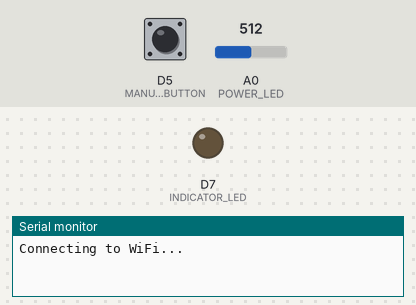
A sketch run on a simulated ESP8266 (NodeMCU). Shown: output pins drawn as LEDs (lit = HIGH), the last lines printed to the serial monitor. The inputs (shaded band) are chosen by the test bench; at power-on: A0 (POWER_LED) = 512, D5 (MANUAL_BUTTON) HIGH. WiFi joins after 1.5 s; servers stay silent unless stated; no MQTT or app messages arrive unless stated.

Above: at 1.2 s.
1.3 s: A0 (POWER_LED) set to 603
2.8 s: A0 (POWER_LED) set to 632
At 3.5 s:
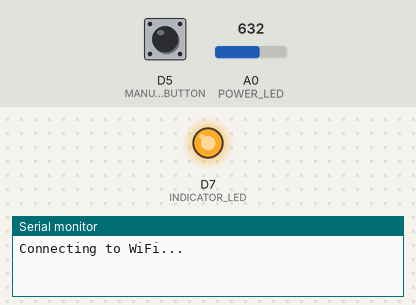
4.3 s: A0 (POWER_LED) set to 511
At 4.7 s:
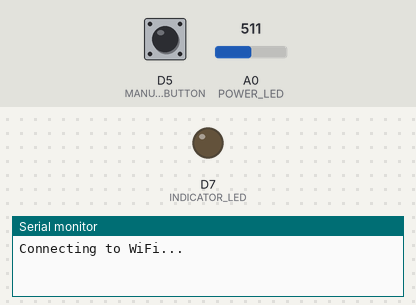
6.5 s: A0 (POWER_LED) set to 716
At 7.6 s:
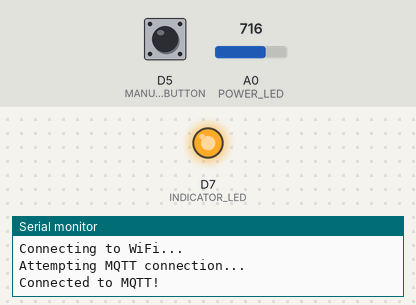
Timing chart, 0 to 9.0 s (numbered marks = the images above; inputs shaded):
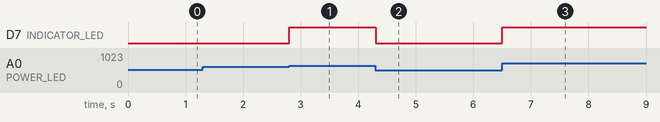

Measured:
- the behaviour switches between 620 and 621 on A0 (POWER_LED) (found by bisection; images 0 and 1)
- after the input at 1.3 s, every drawn part: stays the same
- after the input at 2.8 s, D7 (INDICATOR_LED): LOW → HIGH at once
- after the input at 4.3 s, D7 (INDICATOR_LED): HIGH → LOW at once
- after the input at 6.5 s, D7 (INDICATOR_LED): LOW → HIGH at once

The sketch:

main.ino
```cpp
#include <ESP8266WiFi.h>
#include <PubSubClient.h>
#include <Bounce2.h>
#include <TaskScheduler.h>

// WiFi & MQTT Configuration (Replace with your credentials)
const char* ssid = "your_SSID";  // WiFi SSID
const char* password = "your_PASSWORD";  // WiFi Password
const char* mqtt_server = "your_MQTT_BROKER";  // MQTT broker address
const int mqtt_port = 8883;  // MQTT broker port (secure MQTT over TLS)
const char* mqtt_user = "your_MQTT_USERNAME";  // MQTT username
const char* mqtt_pass = "your_MQTT_PASSWORD";  // MQTT password
const char* mqtt_topic_cmd = "pc/control";  // MQTT topic for receiving control commands
const char* mqtt_topic_status = "pc/status";  // MQTT topic for sending PC power status
const char* mqtt_topic_esp_status = "esp/status";  // MQTT topic for sending ESP8266 status

// Pin Definitions
#define POWER_BUTTON D2   // GPIO4 to control BC547 transistor for power switch
#define MANUAL_BUTTON D5  // GPIO13 for local push button input
#define POWER_LED A0      // ADC pin for monitoring power LED voltage
#define INDICATOR_LED D7  // Indicator LED to reflect PC power status

WiFiClientSecure espClient;  // Secure WiFi client for MQTT over TLS
PubSubClient client(espClient);  // MQTT client
Bounce button = Bounce();  // Debounced button handling
Scheduler runner;  // Task scheduler

// Function Declarations (For clarity)
void connectMQTT();
void publishStatus();
void checkButton();
void pressPowerButton();
void callback(char* topic, byte* payload, unsigned int length);
int powerStatus();

// Task Definitions (interval, run count, function, scheduler reference)
Task taskMQTT(5000, TASK_FOREVER, &connectMQTT, &runner);
Task taskStatus(3000, TASK_FOREVER, &publishStatus, &runner);
Task taskButton(50, TASK_FOREVER, &checkButton, &runner);

void setup() {
    Serial.begin(115200);

    // Configure GPIO pins
    pinMode(POWER_BUTTON, OUTPUT);
    pinMode(MANUAL_BUTTON, INPUT_PULLUP);
    pinMode(INDICATOR_LED, OUTPUT);

    // Configure debounce settings for manual button
    button.attach(MANUAL_BUTTON);
    button.interval(20);

    // Start WiFi Connection
    WiFi.begin(ssid, password);
    Serial.println("\nConnecting to WiFi...");

    // Set MQTT client for insecure connection (no certificate verification)
    espClient.setInsecure();
    client.setServer(mqtt_server, mqtt_port);
    client.setCallback(callback);

    // Enable all tasks in the scheduler
    taskMQTT.enable();
    taskStatus.enable();
    taskButton.enable();
}

void connectMQTT() {
    // Attempt MQTT connection only if WiFi is connected and client is disconnected
    if (WiFi.status() == WL_CONNECTED && !client.connected()) {
        Serial.println("Attempting MQTT connection...");
        if (client.connect("ESP_PC_Control", mqtt_user, mqtt_pass)) {
            Serial.println("Connected to MQTT!");
            client.subscribe(mqtt_topic_cmd);  // Subscribe to control topic
        } else {
            Serial.println("MQTT connection failed, retrying...");
        }
    }
}

void callback(char* topic, byte* payload, unsigned int length) {
    payload[length] = '\0';  // Null-terminate the received message
    String message = String((char*)payload);

    // If the received command is "power", simulate pressing the power button
    if (message.equals("power")) {
        pressPowerButton();
    }
}

void pressPowerButton() {
    // Simulate a press of the power button for 1.5 seconds
    digitalWrite(POWER_BUTTON, HIGH);
    delay(1500);
    digitalWrite(POWER_BUTTON, LOW);
}

int powerStatus() {
    // Read the power LED voltage and determine if the PC is ON (assuming >2V means ON)
    return (analogRead(POWER_LED) * 3.3 / 1024.0 > 2.0) ? 1 : 0;
}

void publishStatus() {
    if (client.connected()) {
        client.publish(mqtt_topic_esp_status, "Online");  // Report ESP8266 online status
        client.publish(mqtt_topic_status, powerStatus() ? "ON" : "OFF");  // Report PC power status
    }
}

void checkButton() {
    button.update();  // Update button state

    // If the button is pressed (transition from HIGH to LOW), simulate power button press
    if (button.fell()) {
        pressPowerButton();
    }

    // Update indicator LED based on PC power status
    digitalWrite(INDICATOR_LED, powerStatus() ? HIGH : LOW);
}

void loop() {
    runner.execute();  // Run scheduled tasks
    client.loop();  // Maintain MQTT connection
}
```
